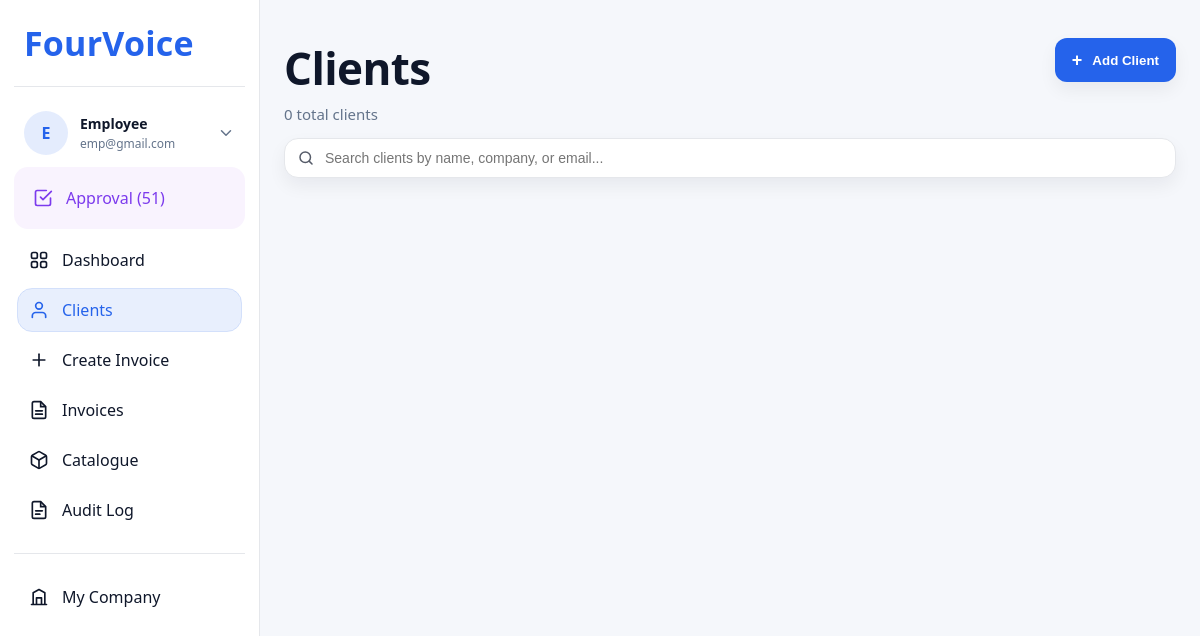
The app's page /clients with its own data.
### tables this page shows
CREATE TABLE users (
  id INTEGER PRIMARY KEY AUTOINCREMENT,
  name TEXT NOT NULL,
  email TEXT NOT NULL UNIQUE,
  password_hash TEXT NOT NULL,
  created_at TEXT NOT NULL DEFAULT (datetime('now'))
, role TEXT NOT NULL DEFAULT 'employee' 
            CHECK (role IN ('admin', 'employee')));

### Integrated/app.py (the view)
@app.get("/clients")
def clients_list():
    return render_template("legacy/clients.html", page="clients")

### Integrated/app.py (called while the page is built)
def get_current_user_id():
    return 1

def get_current_user_role():
    role_override = (os.environ.get('DEV_USER_ROLE_OVERRIDE') or '').strip().lower()
    if role_override in (ROLE_ADMIN, ROLE_EMPLOYEE):
        return role_override
    try:
        user = query_one("SELECT role FROM users WHERE id = ?", (get_current_user_id(),))
    except Exception:
        user = None
    if user:
        db_role = ''
        try:
            db_role = str(user['role'] or '').strip().lower()
        except Exception:
            db_role = ''
        if db_role in (ROLE_ADMIN, ROLE_EMPLOYEE):
            return db_role
    return ROLE_EMPLOYEE

def get_current_user_profile():
    default_role = get_current_user_role()
    fallback_name = 'Admin User' if default_role == ROLE_ADMIN else 'Employee'
    fallback_email = 'admin@example.com' if default_role == ROLE_ADMIN else 'employee@example.com'
    try:
        user = query_one(
            "SELECT name, email FROM users WHERE id = ?",
            (get_current_user_id(),)
        )
    except Exception:
        user = None
    if not user:
        return {
            'name': fallback_name,
            'email': fallback_email
        }
    try:
        name = (user['name'] or '').strip()
    except Exception:
        name = ''
    try:
        email = (user['email'] or '').strip()
    except Exception:
        email = ''
    return {
        'name': name or fallback_name,
        'email': email or fallback_email
    }

@app.context_processor
def inject_user_permissions():
    role = get_current_user_role()
    is_admin = role == ROLE_ADMIN
    profile = get_current_user_profile()
    pending_approvals_count = 0
    try:
        pending_row = query_one(
            """
            SELECT COUNT(*) AS c
            FROM invoices
            WHERE user_id = ? AND approval_status = 'pending'
            """,
            (get_current_user_id(),),
        )
        if pending_row:
            pending_approvals_count = int(pending_row['c'] or 0)
    except Exception:
        pending_approvals_count = 0
    return {
        'current_user_role': role,
        'can_manage_settings': is_admin,
        'can_manage_approvals_actions': is_admin,
        'current_user_name': profile['name'],
        'current_user_email': profile['email'],
        'pending_approvals_count': pending_approvals_count
    }

### Integrated/templates/legacy/clients.html (shortened to what this page needs)
{% extends "legacy/base.html" %}
{% block content %}
<div class="clients-page">
  <div class="clients-head">
    <div>
      <h1 class="clients-title">Clients</h1>
      <div class="clients-sub muted"><span id="clientsCount2">0</span> total clients</div>
    </div>
    <button class="btn primary clients-add" id="addClientBtn" type="button">
      <span class="btn-ic" aria-hidden="true">+</span>
      <span>Add Client</span>
    </button>
  </div>
  <div class="clients-search">
    <div class="searchbox">
      <span class="search-ic" aria-hidden="true">
        <svg viewBox="0 0 24 24" width="18" height="18" class="ic">
          <circle cx="11" cy="11" r="7" fill="none" stroke="currentColor" stroke-width="2"/>
          <path d="M20 20l-3.5-3.5" fill="none" stroke="currentColor" stroke-width="2" stroke-linecap="round"/>
        </svg>
      </span>
      <input id="searchInput" type="text" placeholder="Search clients by name, company, or email..." autocomplete="off">
    </div>
  </div>
</div>
{% endblock %}

### Integrated/templates/legacy/base.html (shortened to what this page needs)
<!doctype html>
<html lang="en">
<head>
  <link rel="stylesheet" href="https://cdnjs.cloudflare.com/ajax/libs/font-awesome/6.4.2/css/all.min.css" />
  <link rel="stylesheet" href="{{ url_for('static', filename='css/legacy/style.css') }}">
</head>
<body>
  <div class="layout">
    <aside class="sidebar">
      <div class="sidebar-head">
        <div class="brand-title">FourVoice</div>
      </div>
      <div class="sidebar-divider"></div>
      <div class="sidebar-user" role="button" tabindex="0" aria-label="User menu">
        <div class="user-avatar">{{ (current_user_name or 'U')[:1]|upper }}</div>
        <div class="user-meta">
          <div class="user-name">{{ current_user_name }}</div>
          <div class="user-email">{{ current_user_email }}</div>
        </div>
        <div class="user-chevron" aria-hidden="true">
          <svg viewBox="0 0 24 24" width="18" height="18" class="ic">
            <path d="M6 9l6 6 6-6" fill="none" stroke="currentColor" stroke-width="2" stroke-linecap="round" stroke-linejoin="round"/>
          </svg>
        </div>
      </div>
      <div class="sidebar-admin">
        <a class="nav-item admin {{ 'active' if page=='approval' else '' }}" href="{{ url_for('approvals') }}">
          <span class="nav-ic">
          </span>
          <span>Approval{% if pending_approvals_count > 0 %} ({{ pending_approvals_count }}){% endif %}</span>
        </a>
      </div>
      <nav class="nav" aria-label="Main navigation">
        <a class="nav-item {{ 'active' if page=='dashboard' else '' }}" href="{{ url_for('home') }}">
          <span class="nav-ic">
          </span>
          <span>Dashboard</span>
        </a>
        <a class="nav-item {{ 'active' if page=='clients' else '' }}" href="{{ url_for('clients_list') }}">
          <span class="nav-ic">
            <svg viewBox="0 0 24 24" width="20" height="20" class="ic" aria-hidden="true">
              <path d="M20 21v-2a4 4 0 0 0-4-4H8a4 4 0 0 0-4 4v2" fill="none" stroke="currentColor" stroke-width="2" stroke-linecap="round"/>
              <circle cx="12" cy="7" r="4" fill="none" stroke="currentColor" stroke-width="2"/>
            </svg>
          </span>
          <span>Clients</span>
        </a>
        <a class="nav-item {{ 'active' if page=='create_invoice' else '' }}" href="{{ url_for('create_invoice_page') }}">
          <span class="nav-ic">
            <svg viewBox="0 0 24 24" width="20" height="20" class="ic" aria-hidden="true">
              <path d="M12 5v14" fill="none" stroke="currentColor" stroke-width="2" stroke-linecap="round"/>
              <path d="M5 12h14" fill="none" stroke="currentColor" stroke-width="2" stroke-linecap="round"/>
            </svg>
          </span>
          <span>Create Invoice</span>
        </a>
        <a class="nav-item {{ 'active' if page=='invoices' else '' }}" href="{{ url_for('invoices_page') }}">
          <span class="nav-ic">
          </span>
          <span>Invoices</span>
        </a>
        <a class="nav-item {{ 'active' if page=='catalogue' else '' }}" href="{{ url_for('catalogue') }}">
          <span class="nav-ic">
          </span>
          <span>Catalogue</span>
        </a>
        <a class="nav-item {{ 'active' if page=='audit_log' else '' }}" href="{{ url_for('audit_log') }}">
          <span class="nav-ic">
          </span>
          <span>Audit Log</span>
        </a>
      </nav>
      <div class="sidebar-divider"></div>
      <nav class="nav" aria-label="Company navigation">
        <a class="nav-item {{ 'active' if page=='my_company' else '' }}" href="{{ url_for('my_company_page') }}">
          <span class="nav-ic">
          </span>
          <span>My Company</span>
        </a>
      </nav>
    </aside>
    <main class="content">
      <section class="page">
        {% block content %}{% endblock %}
      </section>
    </main>
  </div>
</body>
</html>

### Integrated/static/css/legacy/style.css (style rules this page uses)
:root { --bg:#f5f7fb; --card:#ffffff; --text:#0f172a; --muted:#64748b; --line:#e5e7eb; --primary:#2563eb; --danger:#dc2626; --shadow:0 10px 25px rgba(15,23,42,.08); --shadow2:0 8px 18px rgba(15,23,42,.06); --focus:0 0 0 4px rgba(37,99,235,.18); }
* { box-sizing:border-box; }
html,body { height:100%; }
body { margin:0; background:var(--bg); color:var(--text); font-family: ui-sans-serif, system-ui, -apple-system, "Segoe UI", Roboto, Arial; }
.muted { color:var(--muted); }
.layout { display:flex; min-height:100vh; }
.sidebar { width:260px; position:fixed; left:0; top:0; bottom:0; background:#ffffff; color:var(--text); padding:18px 14px; display:flex; flex-direction:column; border-right:1px solid var(--line); }
.sidebar-head { padding:8px 10px 14px; }
.brand-title { font-weight:900; font-size:34px; letter-spacing:.2px; color:var(--primary); line-height:1; }
.sidebar-divider { height:1px; background:var(--line); margin:12px 0; }
.sidebar-user { display:flex; align-items:center; gap:12px; padding:12px 10px; border-radius:14px; cursor:pointer; }
.user-avatar { width:44px; height:44px; border-radius:999px; background:rgba(37,99,235,.12); color:var(--primary); display:grid; place-items:center; font-weight:900; }
.sidebar-user .user-name { font-weight:800; font-size:14px; }
.sidebar-user .user-email { font-size:12px; color:var(--muted); margin-top:2px; }
.user-chevron { margin-left:auto; color:var(--muted); }
.sidebar-admin { background:rgba(147,51,234,.06); border-radius:14px; padding:10px 8px; }
.nav { padding:10px 4px; display:flex; flex-direction:column; gap:8px; }
.nav-item { display:flex; align-items:center; gap:12px; padding:10px 10px; border-radius:14px; color:var(--text); text-decoration:none; transition: all .15s ease; }
.nav-item.active { background:rgba(37,99,235,.10); outline:1px solid rgba(37,99,235,.20); color:var(--primary); }
.nav-item.admin { color:#7c3aed; }
.nav-ic { width:22px; height:22px; display:grid; place-items:center; }
.ic { display:block; }
.content { margin-left:260px; flex:1; padding:22px 24px; }
.user-name { font-weight:700; font-size:13px; }
.user-email { font-size:12px; color:var(--muted); }
.page { padding:4px 0 18px; }
.searchbox { display:flex; align-items:center; gap:8px; background:var(--card); border:1px solid var(--line); border-radius:14px; padding:10px 12px; box-shadow:var(--shadow2); }
.searchbox input { border:0; outline:0; background:transparent; width:100%; font-size:14px; }
.search-ic { opacity:.7; }
.btn { border:1px solid var(--line); background:var(--card); padding:10px 12px; border-radius:14px; cursor:pointer; box-shadow:var(--shadow2); font-weight:700; }
.btn.primary { background:var(--primary); border-color:rgba(37,99,235,.40); color:white; }
.clients-page { padding-top:6px; }
.clients-head { display:flex; align-items:flex-start; justify-content:space-between; gap:14px; margin-bottom:14px; }
.clients-title { margin:0; font-size:44px; font-weight:900; letter-spacing:-0.6px; }
.clients-sub { margin-top:6px; font-size:15px; }
.clients-search { margin:10px 0 16px; }
.clients-add { display:inline-flex; align-items:center; gap:10px; padding:12px 16px; border-radius:12px; }
.clients-add .btn-ic { font-size:18px; line-height:1; font-weight:900; }
button, .btn, a.btn, input[type="button"], input[type="submit"], .iconbtn, .icon-action, .fv-x, [role="button"]:not(.nav-item) { transition: background-color .15s ease, color .15s ease, border-color .15s ease, box-shadow .15s ease, filter .15s ease, transform .05s ease; }
a { transition: color .15s ease, text-decoration-color .15s ease; }

### records on screen
users: name "E", name "Employee", email "emp@gmail.com"

### other values on screen
{{ pending_approvals_count }} "51"
